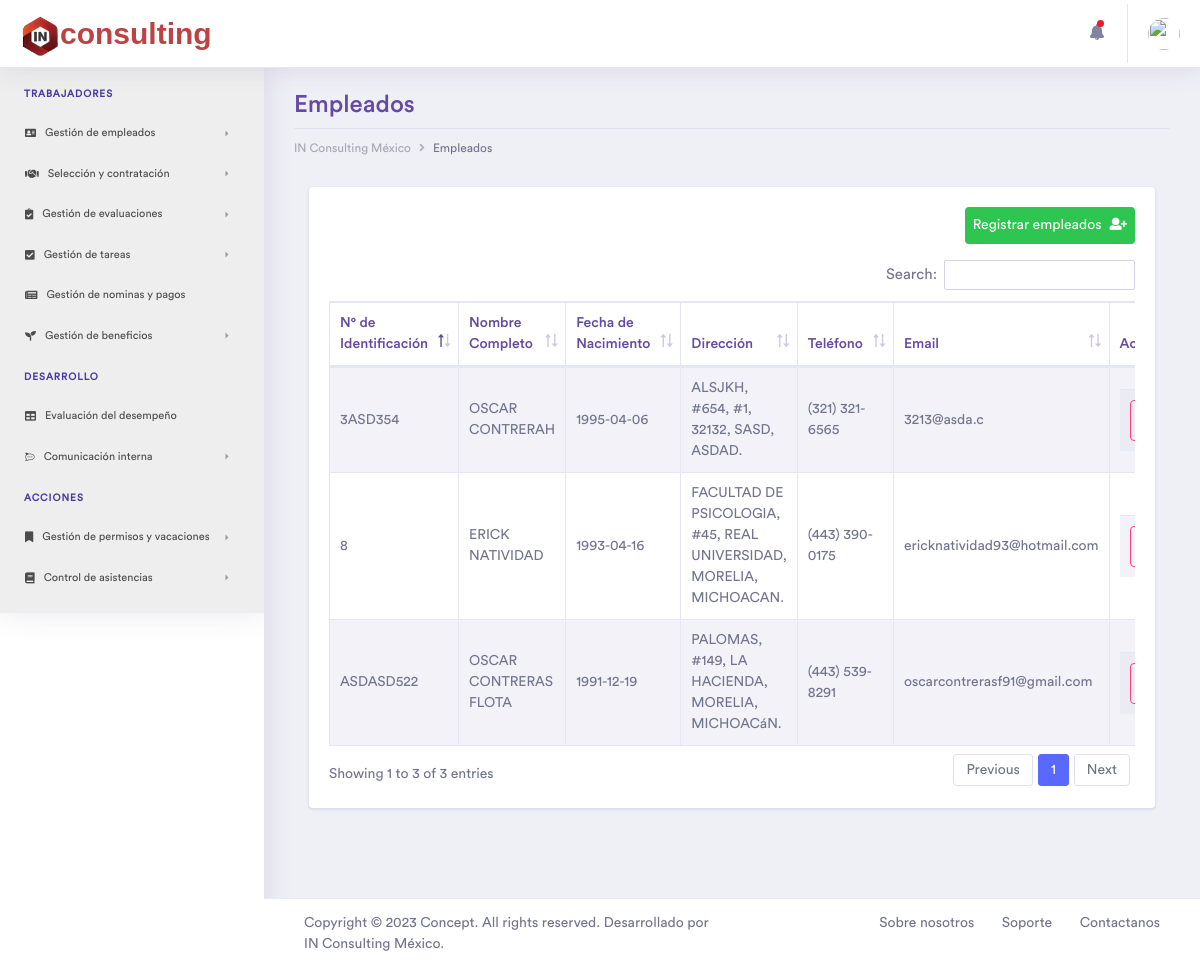
The page /Empleados on the database its author committed.
### tables this page shows
CREATE TABLE `empleados` (
  `idEmpleados` int(11) NOT NULL,
  `name` varchar(45) NOT NULL,
  `lastname` varchar(45) NOT NULL,
  `genero` varchar(1) NOT NULL,
  `fNac` date NOT NULL,
  `phone` varchar(15) NOT NULL,
  `email` varchar(45) NOT NULL,
  `identificacion` varchar(45) NOT NULL,
  `NSS` varchar(15) NOT NULL,
  `RFC` varchar(15) NOT NULL,
  `street` varchar(45) NOT NULL,
  `numE` varchar(5) NOT NULL,
  `numI` varchar(5) DEFAULT NULL,
  `colonia` varchar(45) NOT NULL,
  `CP` varchar(8) NOT NULL,
  `municipio` varchar(30) NOT NULL,
  `estado` varchar(45) NOT NULL,
  `status` int(1) NOT NULL DEFAULT 1,
  `fecha_contratado` timestamp NOT NULL DEFAULT current_timestamp()
);

### controller/plantilla.controlador.php (called while the page is built)
<?php
Class ControladorPlantilla{
	public function ctrTraerPlantilla(){
		include "view/plantilla.php";
	}
}

### index.php (called while the page is built)
<?php
require_once "controller/plantilla.controlador.php";
require_once "controller/formularios.controlador.php";
require_once "model/formularios.modelo.php";
$plantilla = new ControladorPlantilla();
$plantilla -> ctrTraerPlantilla();

### controller/formularios.controlador.php (called while the page is built, shortened)
<?php
class ControladorFormularios{
	static public function ctrVerEmpleados($item, $valor){
		$tabla = "empleados";
		$respuesta = ModeloFormularios::mdlVerEmpleados($tabla, $item, $valor);
		return $respuesta;
	}
	static public function ctrNumeroTelefonico($phone){
		$numero = ModeloFormularios::mdlNumeroTelefonico($phone);
		return $numero;
	}
}

### model/conexion.php (called while the page is built)
<?php
class Conexion{
  static public function conectar(){
    $link = new PDO("mysql:host=localhost;dbname=inrh",
                  "root",
                  "");
    $link->exec("set names utf8");
    return $link;
  }
}

### model/formularios.modelo.php (called while the page is built, shortened)
<?php
require_once "conexion.php";
class ModeloFormularios{
	static public function mdlVerEmpleados($tabla, $item, $valor){
		if($item == null && $valor == null){
			$sql = "SELECT e.idEmpleados, e.name, e.lastname, e.genero, e.fNac, e.phone, e.email, e.identificacion, e.NSS, e.RFC, e.street, e.numE, e.numI, e.colonia, e.CP, e.estado, e.municipio, e.fecha_contratado, m.nameEmer, m.parentesco, m.phoneEmer
				FROM empleados e
				INNER JOIN emergencia m ON e.idEmpleados = m.Empleados_idEmpleados WHERE status = 1 ORDER BY idEmpleados DESC;";
			$stmt = Conexion::conectar()->prepare($sql);
			$stmt->execute();
			return $stmt -> fetchAll();
		}
	}
	static public function mdlNumeroTelefonico($number){
	    $number = preg_replace('/[^0-9]/', '', $number);
	    $length = strlen($number);
	    if($length == 10){
	        $number = preg_replace('/([0-9]{3})([0-9]{3})([0-9]{4})/', '($1) $2-$3', $number);
	    }elseif($length == 11){
	        $number = preg_replace('/([0-9]{1})([0-9]{3})([0-9]{3})([0-9]{4})/', '+$1 ($2) $3-$4', $number);
	    }
	    return $number;
	}
}

### view/pages/Empleados.php (the view, shortened to what this page needs)
<?php
$empleados = ControladorFormularios::ctrVerEmpleados(null, null);
?><div class="container-fluid dashboard-content ">
	<div class="row">
		<div class="col-xl-12 col-lg-12 col-md-12 col-sm-12 col-12">
			<div class="page-header">
				<h2 class="pageheader-title">Empleados</h2>
				<div class="page-breadcrumb">
					<nav aria-label="breadcrumb">
						<ol class="breadcrumb">
							<li class="breadcrumb-item"><a href="Inicio" class="breadcrumb-link">IN Consulting México</a></li>
							<li class="breadcrumb-item active" aria-current="page">Empleados</li>
						</ol>
					</nav>
				</div>
			</div>
		</div>
	</div>
	<div class="ecommerce-widget">
		<div class="col-xl-12 col-lg-12 col-md-12 col-sm-12 col-12">
			<div class="card">
				<div class="card-body">
					<a href="RegistroEmpleados" class="btb btn-success p-2 rounded mb-3 float-right">
						Registrar empleados<i class="fas fa-user-plus ml-2"></i>
					</a>
					<div class="table-responsive">
						<table id="example" class="table table-striped table-bordered second" style="width:100%">
							<thead>
								<tr>
									<th>N° de Identificación</th>
									<th>Nombre Completo</th>
									<th>Fecha de Nacimiento</th>
									<th>Dirección</th>
									<th>Teléfono</th>
									<th>Email</th>
									<th>Acciones</th>
								</tr>
							</thead>
							<tbody>
								<?php foreach ($empleados as $key => $value): ?>
								<tr>
									<td><?php echo strtoupper($value['identificacion']); ?></td>
									<td><?php echo strtoupper($value['name'].' '.$value['lastname']); ?></td>
									<td><?php echo $value['fNac']; ?></td>
								<?php if ($value['numI']==null || $value['numI'] == ""): ?>
									<td><?php echo strtoupper($value['street'].", #".$value['numE'].", ".$value['colonia'].", ".$value['municipio'].", ".$value['estado']."."); ?></td>
								<?php else: ?>
									<td><?php echo strtoupper($value['street'].", #".$value['numE'].", #".$value['numI'].", ".$value['colonia'].", ".$value['municipio'].", ".$value['estado']."."); ?></td>
								<?php endif ?>
								<?php
									$formattedNumber = ControladorFormularios::ctrNumeroTelefonico($value['phone']);
								?>
									<td><?php echo $formattedNumber; ?></td>
									<td><?php echo $value['email']; ?></td>
									<td>
										<table>
											<tr>
												<td>
													<form method="POST" action="Colaborador">
													<button class="btn btn btn-outline-secondary rounded btn-block" name="Editar" value="<?php echo $value['idEmpleados'];?>">
													</button>
													</form>
												</td>
											</tr>
										</table>
									</td>
								</tr>
								<?php endforeach ?>
							</tbody>
						</table>
					</div>
				</div>
			</div>
		</div>
	</div>
</div>

### view/plantilla.php (shortened to what this page needs)
<!doctype html>
<html lang="es">
<head>
	<link rel="stylesheet" href="assets/vendor/bootstrap/css/bootstrap.min.css">
	<link href="assets/vendor/fonts/circular-std/style.css" rel="stylesheet">
	<link rel="stylesheet" href="assets/libs/css/style.css">
	<link rel="stylesheet" href="assets/vendor/fonts/fontawesome/css/fontawesome-all.css">
	<link rel="stylesheet" href="assets/vendor/charts/chartist-bundle/chartist.css">
	<link rel="stylesheet" href="assets/vendor/charts/morris-bundle/morris.css">
	<link rel="stylesheet" href="assets/vendor/fonts/material-design-iconic-font/css/materialdesignicons.min.css">
	<link rel="stylesheet" href="assets/vendor/charts/c3charts/c3.css">
	<link rel="stylesheet" href="assets/vendor/fonts/flag-icon-css/flag-icon.min.css">
	<link rel="stylesheet" type="text/css" href="assets/vendor/datatables/css/dataTables.bootstrap4.css">
	<link rel="stylesheet" type="text/css" href="assets/vendor/datatables/css/buttons.bootstrap4.css">
	<link rel="stylesheet" type="text/css" href="assets/vendor/datatables/css/select.bootstrap4.css">
	<link rel="stylesheet" type="text/css" href="assets/vendor/datatables/css/fixedHeader.bootstrap4.css">
    <link rel="stylesheet" href="assets/vendor/fonts/simple-line-icons/css/simple-line-icons.css">
    <link rel="stylesheet" href="assets/vendor/fonts/material-design-iconic-font/css/materialdesignicons.min.css">
    <link rel="stylesheet" href="assets/vendor/fonts/themify-icons/themify-icons.css">
</head>
<body>
	<?php
	if(isset($_GET["pagina"])){
		if($_GET["pagina"] == "Empleados" ||
			$_GET["pagina"] == "Inicio" ||
			$_GET["pagina"] == "RegistroEmpleados" ||
			$_GET["pagina"] == "InformacionLaboral" ||
			$_GET["pagina"] == "Formacion" ||
			$_GET["pagina"] == "HistorialLaboral" ||
			$_GET["pagina"] == "Departamento" ||
			$_GET["pagina"] == "Colaborador" ||
			$_GET["pagina"] == "Foto" ||
			$_GET["pagina"] == "Documento" ||
			$_GET["pagina"] == "somos"
		){
			echo '
		<div class="dashboard-main-wrapper">';
		include "pages/navs/navbar.php";
		include "pages/navs/sidenav.php";
		echo'
		<div class="dashboard-wrapper">
		<div class="dashboard-ecommerce">';
		include "pages/".$_GET["pagina"].".php";
	}elseif($_GET["pagina"] == "Login"){
		include "pages/".$_GET["pagina"].".php";
	}else{
		include "pages/404-page.html";
	}
	}
	include "pages/navs/footer.php";
?>
</div>
</div>
</div>
</body>
</html>

### view/pages/navs/navbar.php (shortened to what this page needs)
<div class="dashboard-header">
	<nav class="navbar navbar-expand-lg bg-white fixed-top">
		<a class="navbar-brand rambla" href="Inicio"><img src="assets/images/logo.png" width="40px" height="auto">consulting</a>
		<div class="collapse navbar-collapse " id="navbarSupportedContent">
			<ul class="navbar-nav ml-auto navbar-right-top">
				<li class="nav-item dropdown notification">
					<a class="nav-link nav-icons" href="#" id="navbarDropdownMenuLink1" data-toggle="dropdown" aria-haspopup="true" aria-expanded="false"><i class="fas fa-fw fa-bell"></i> <span class="indicator"></span></a>
				</li>
				<li class="nav-item dropdown nav-user">
					<a class="nav-link nav-user-img" href="#" id="navbarDropdownMenuLink2" data-toggle="dropdown" aria-haspopup="true" aria-expanded="false"><img src="assets/images/avatar-1.jpg" alt="" class="user-avatar-md rounded-circle"></a>
				</li>
			</ul>
		</div>
	</nav>
</div>

### view/pages/navs/sidenav.php (shortened to what this page needs)
<div class="nav-left-sidebar">
	<div class="menu-list">
		<nav class="navbar navbar-expand-lg sidebar-dark">
			<div class="collapse navbar-collapse" id="navbarNav">
				<ul class="navbar-nav flex-column">
					<li class="nav-divider">
						Trabajadores
					</li>
					<li class="nav-item">
						<a class="nav-link" href="#" data-toggle="collapse" aria-expanded="false" data-target="#submenu-1" aria-controls="submenu-1"><i class="fas fa-address-card"></i>Gestión de empleados</a>
					</li>
					<li class="nav-item">
						<a class="nav-link" href="#" data-toggle="collapse" aria-expanded="false" data-target="#submenu-2" aria-controls="submenu-2"><i class="fas fa-handshake"></i>Selección y contratación</a>
					</li>
					<li class="nav-item">
						<a class="nav-link" href="#" data-toggle="collapse" aria-expanded="false" data-target="#submenu-3" aria-controls="submenu-3"><i class="fas fa-clipboard-check"></i> Gestión de evaluaciones</a>
					</li>
					<li class="nav-item">
						<a class="nav-link" href="#" data-toggle="collapse" aria-expanded="false" data-target="#submenu-4" aria-controls="submenu-4"><i class=" fas fa-check-square"></i>Gestión de tareas</a>
					</li>
					<li class="nav-item">
						<a class="nav-link" href="#"><i class="fas fa-newspaper"></i>Gestión de nominas y pagos</a>
					</li>
					<li class="nav-item">
						<a class="nav-link" href="#" data-toggle="collapse" aria-expanded="false" data-target="#submenu-6" aria-controls="submenu-6"><i class="fas fa-seedling"></i>Gestión de beneficios</a>
					</li>
					<li class="nav-divider">
						Desarrollo
					</li>
					<li class="nav-item">
						<a class="nav-link" href="Evaluación"><i class="fas fa-table"></i>Evaluación del desempeño</a>
					</li>
					<li class="nav-item">
						<a class="nav-link" href="#" data-toggle="collapse" aria-expanded="false" data-target="#submenu-8" aria-controls="submenu-8"><i class="fab fa-rocketchat"></i>Comunicación interna</a>
					</li>
					<li class="nav-divider">
						Acciones
					</li>
					<li class="nav-item">
						<a class="nav-link" href="#" data-toggle="collapse" aria-expanded="false" data-target="#submenu-10" aria-controls="submenu-10"><i class="fas fa-bookmark"></i>Gestión de permisos y vacaciones</a>
					</li>
					<li class="nav-item">
						<a class="nav-link" href="#" data-toggle="collapse" aria-expanded="false" data-target="#submenu-11" aria-controls="submenu-11"><i class="fas fa-book"></i>Control de asistencias</a>
					</li>
				</ul>
			</div>
		</nav>
	</div>
</div>

### view/pages/navs/footer.php
<div class="footer">
    <div class="container-fluid">
        <div class="row">
            <div class="col-xl-6 col-lg-6 col-md-6 col-sm-12 col-12">
                 Copyright © 2023 Concept. All rights reserved. Desarrollado por IN Consulting México.
            </div>
            <div class="col-xl-6 col-lg-6 col-md-6 col-sm-12 col-12">
                <div class="text-md-right footer-links d-none d-sm-block">
                    <a href="somos">Sobre nosotros</a>
                    <a href="javascript: void(0);">Soporte</a>
                    <a href="javascript: void(0);">Contactanos</a>
                </div>
            </div>
        </div>
    </div>
</div>

### rows shown on the page
empleados: identificacion "8", name+lastname "ERICK NATIVIDAD", fNac "1993-04-16", street+numE+colonia "FACULTAD DE PSICOLOGIA, #45, REAL UNIVERSIDAD, MORELIA, MICHOACAN.", phone "(443) 390-0175", email "ericknatividad93@hotmail.com", $value['idEmpleados'] 6 (drawn)
empleados: identificacion "3ASD354", name+lastname "OSCAR CONTRERAH", fNac "1995-04-06", street+numE+numI "ALSJKH, #654, #1, 32132, SASD, ASDAD.", phone "(321) 321-6565", email "3213@asda.c", $value['idEmpleados'] 5 (drawn)
empleados: identificacion "ASDASD522", name+lastname "OSCAR CONTRERAS FLOTA", fNac "1991-12-19", street+numE+colonia "PALOMAS, #149, LA HACIENDA, MORELIA, MICHOACáN.", phone "(443) 539-8291", email "oscarcontrerasf91@gmail.com", $value['idEmpleados'] 3 (drawn)
